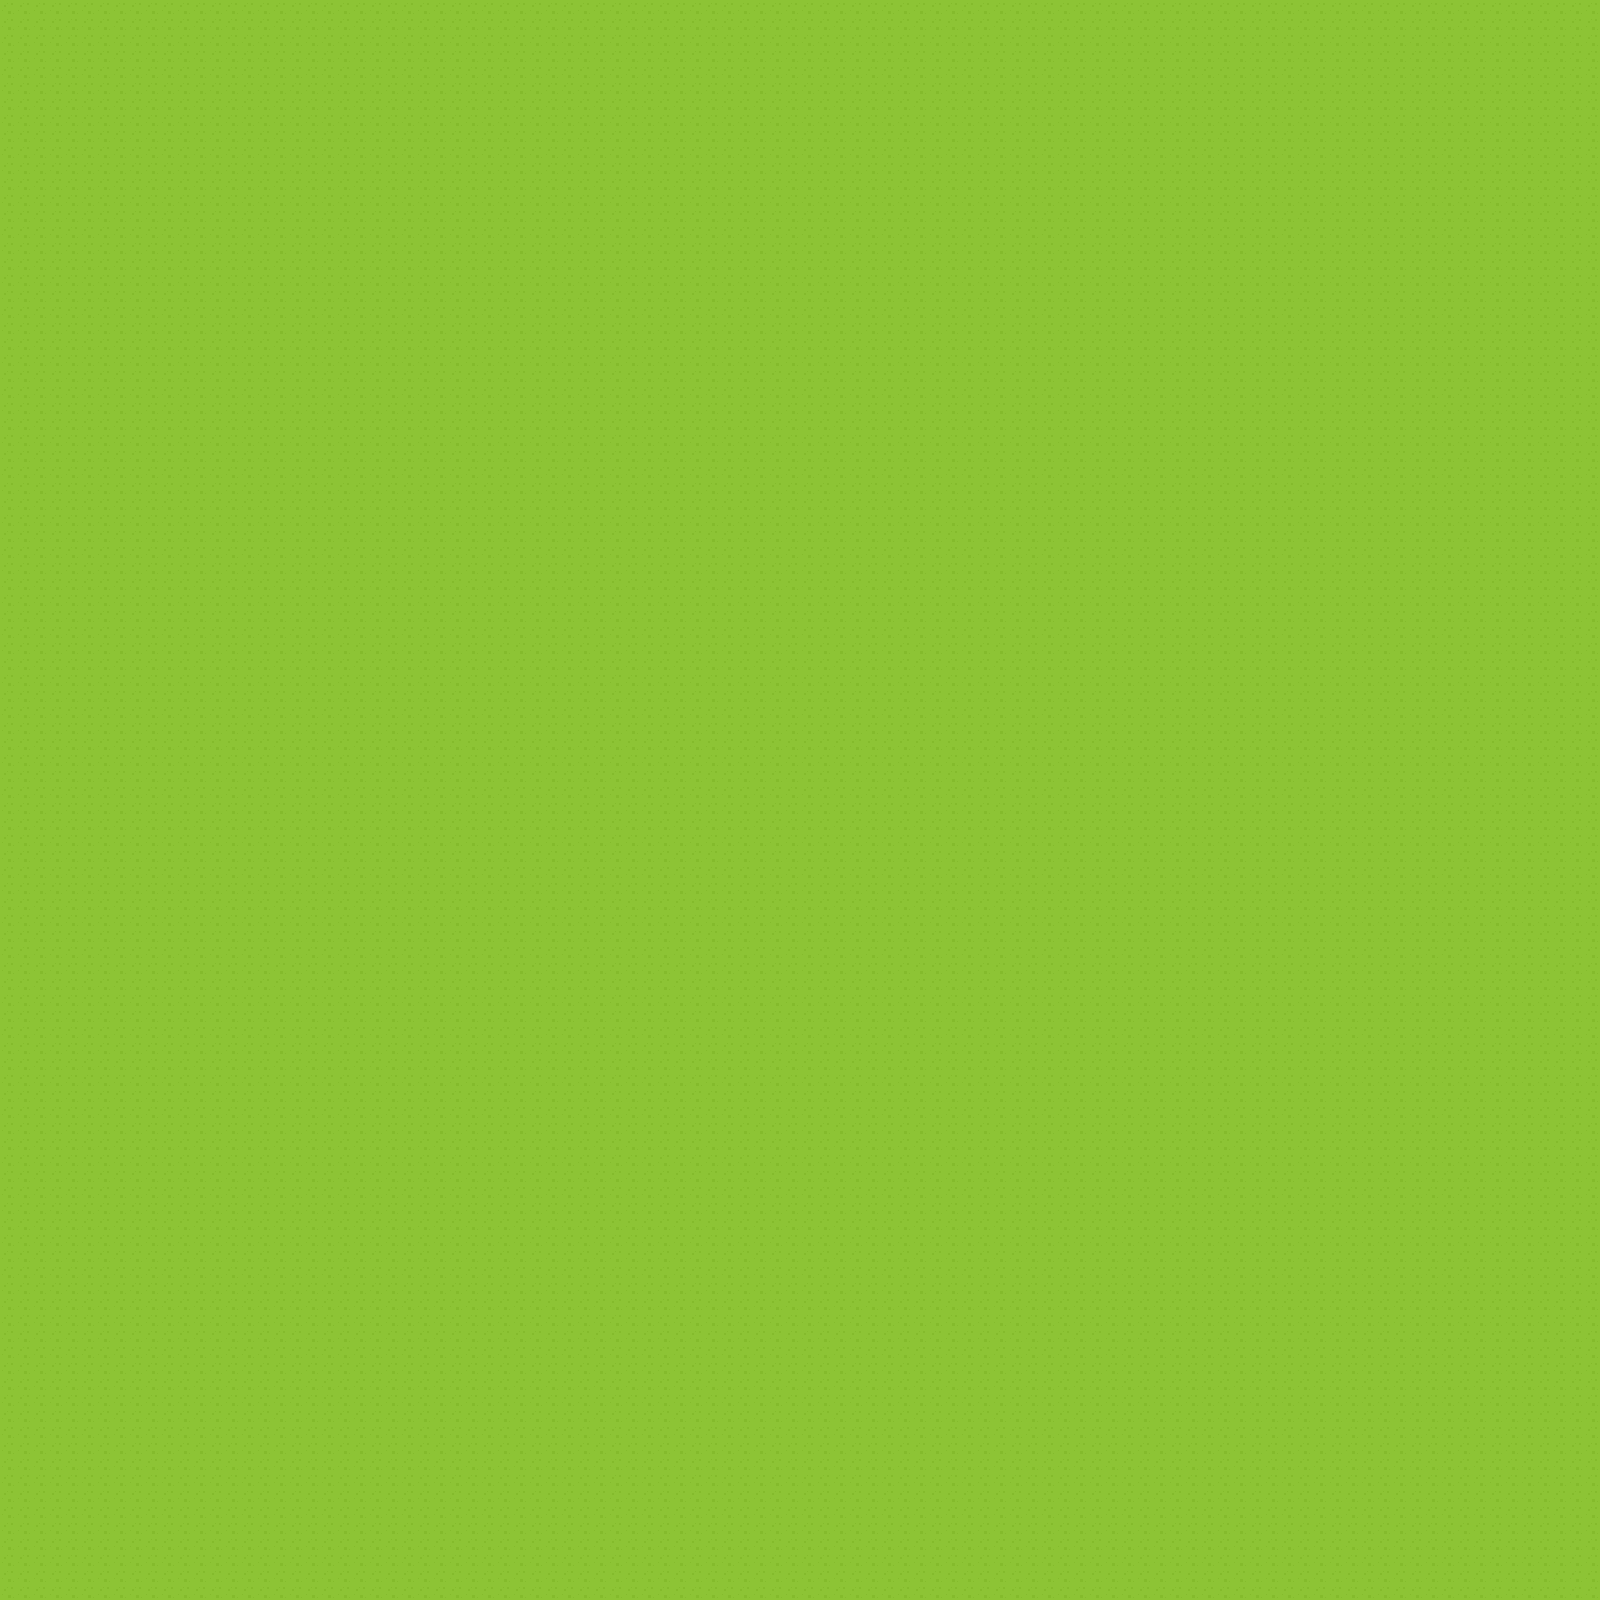

The image is a tile-based game level rendered from a .tmx file. Its description and source (layers, tilesets, objects; grid data summarised) follow:
An orthogonal 100x100 tile map with 16x16 px tiles, 6 tile layers (Land, Sea, Ground Overlay, Objects, ...).

<map version="1.0" orientation="orthogonal" renderorder="right-down" width="100" height="100" tilewidth="16" tileheight="16" nextobjectid="18">
 <tileset firstgid="1" name="roguelikeSheet_transparent" tilewidth="16" tileheight="16" spacing="1" tilecount="1767">
  <image source="../Images/roguelikeSheet_transparent.png" width="968" height="526" />
  <terraintypes>
   <terrain name="Sea" tile="-1" />
   <terrain name="Road" tile="-1" />
  </terraintypes>
  <tile id="2" terrain=",,,0" />
  <tile id="3" terrain=",,0,0" />
  <tile id="4" terrain=",,0," />
  <tile id="57" terrain="0,0,0," />
  <tile id="58" terrain="0,0,,0" />
  <tile id="59" terrain=",0,,0" />
  <tile id="60" terrain="0,0,0,0" />
  <tile id="61" terrain="0,,0," />
  <tile id="114" terrain="0,,0,0" />
  <tile id="115" terrain=",0,0,0" />
  <tile id="116" terrain=",0,," />
  <tile id="117" terrain="0,0,," />
  <tile id="118" terrain="0,,," />
  <tile id="518" terrain="1,1,1," />
  <tile id="519" terrain="1,1,,1" />
  <tile id="520" terrain=",,,1" />
  <tile id="521" terrain=",,1,1" />
  <tile id="522" terrain=",,1," />
  <tile id="575" terrain="1,,1,1" />
  <tile id="576" terrain=",1,1,1" />
  <tile id="577" terrain=",1,,1" />
  <tile id="578" terrain="1,1,1,1" />
  <tile id="579" terrain="1,,1," />
  <tile id="634" terrain=",1,," />
  <tile id="635" terrain="1,1,," />
  <tile id="636" terrain="1,,," />
 </tileset>
 <layer name="Land" width="100" height="100">
  <data>[10000 cells, 10000 non-empty, 1 distinct tile ids]</data>
 </layer>
 <layer name="Sea" width="100" height="100">
  <data>[10000 cells, 0 non-empty, 0 distinct tile ids]</data>
 </layer>
 <layer name="Ground Overlay" width="100" height="100">
  <data>[10000 cells, 0 non-empty, 0 distinct tile ids]</data>
 </layer>
 <layer name="Objects" width="100" height="100">
  <data>[10000 cells, 0 non-empty, 0 distinct tile ids]</data>
 </layer>
 <objectgroup name="Gold" />
 <objectgroup name="Signs" />
 <objectgroup name="Open Doors" />
 <layer name="Doors/Windows/Roofs" width="100" height="100">
  <data>[10000 cells, 0 non-empty, 0 distinct tile ids]</data>
 </layer>
 <layer name="Roof Overlay" width="100" height="100">
  <data>[10000 cells, 0 non-empty, 0 distinct tile ids]</data>
 </layer>
</map>
